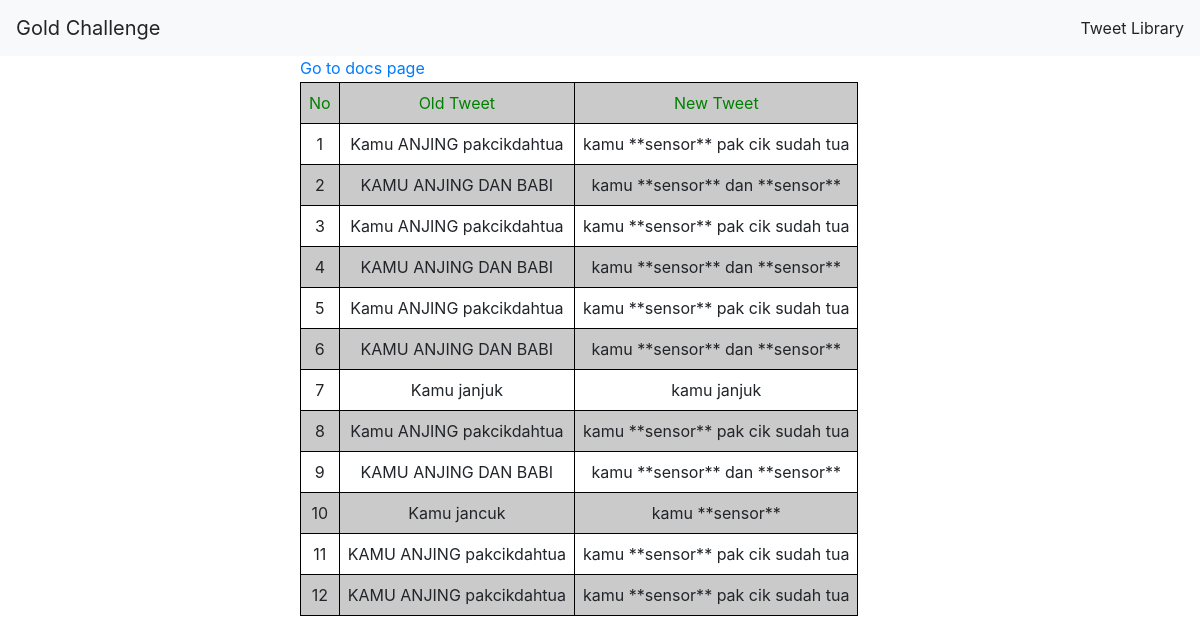
The page / on the database its author committed.
### tables this page shows
CREATE TABLE tweet_library (id INTEGER PRIMARY KEY AUTOINCREMENT, tweet varchar(255), new_tweet varchar(255));

### main.py (the view)
@app.route('/')
def home():
    conn = db_connection()
    posts = conn.execute('SELECT * FROM tweet_library').fetchall()
    conn.close()
    return render_template("index.html", posts = posts)

### main.py (called while the page is built)
def db_connection():
    conn = sqlite3.connect('sql.db', check_same_thread=False)
    c = conn.cursor()
    conn.execute('''CREATE TABLE IF NOT EXISTS tweet_library (id INTEGER PRIMARY KEY AUTOINCREMENT, tweet varchar(255), new_tweet varchar(255));''')
    conn.row_factory = sqlite3.Row
    return conn

### templates/index.html (shortened to what this page needs)
<!DOCTYPE html>
<html lang="en">
  <head>
    <link rel="stylesheet" href="https://cdn.jsdelivr.net/npm/bootstrap@4.0.0/dist/css/bootstrap.min.css" />
  </head>
  <body>
    <nav class="navbar navbar-light bg-light justify-content-between">
      <a class="navbar-brand">Gold Challenge</a>
      <form class="form-inline my-2 my-lg-0">Tweet Library</form>
    </nav>
    <div class="content">
      <a type="button" href="http://127.0.0.1:5000/docs/">Go to docs page</a>
      <table style="text-align: center">
        <th>
          <tr style="color: green">
            <td>No</td>
            <td>Old Tweet</td>
            <td>New Tweet</td>
          </tr>
        </th>
        {% set count = namespace(value=1) %}
        {%for i in posts%}
        <tr>
          <td>{{count.value}}</td>
          <td>{{i['tweet']}}</td>
          <td>{{i['new_tweet']}}</td>
        </tr>
        {% set count.value = count.value + 1 %} {%endfor%}
      </table>
    </div>
  </body>
</html>

### templates/index.html (style rules this page uses)
.content { max-width: 600px; margin: auto; }
tr:nth-of-type(2n) { border: 1px solid black; background-color: rgba(150, 150, 150, 0.5); }
td { padding: 8px 8px; border: 1px solid black; }

### rows shown on the page
tweet_library: value "1", tweet "Kamu ANJING pakcikdahtua", new_tweet "kamu **sensor** pak cik sudah tua"
tweet_library: value "2", tweet "KAMU ANJING DAN BABI", new_tweet "kamu **sensor** dan **sensor**"
tweet_library: value "3", tweet "Kamu ANJING pakcikdahtua", new_tweet "kamu **sensor** pak cik sudah tua"
tweet_library: value "4", tweet "KAMU ANJING DAN BABI", new_tweet "kamu **sensor** dan **sensor**"
tweet_library: value "5", tweet "Kamu ANJING pakcikdahtua", new_tweet "kamu **sensor** pak cik sudah tua"
tweet_library: value "6", tweet "KAMU ANJING DAN BABI", new_tweet "kamu **sensor** dan **sensor**"
tweet_library: value "7", tweet "Kamu janjuk", new_tweet "kamu janjuk"
tweet_library: value "8", tweet "Kamu ANJING pakcikdahtua", new_tweet "kamu **sensor** pak cik sudah tua"
tweet_library: value "9", tweet "KAMU ANJING DAN BABI", new_tweet "kamu **sensor** dan **sensor**"
tweet_library: value "10", tweet "Kamu jancuk", new_tweet "kamu **sensor**"
tweet_library: value "11", tweet "KAMU ANJING pakcikdahtua", new_tweet "kamu **sensor** pak cik sudah tua"
tweet_library: value "12", tweet "KAMU ANJING pakcikdahtua", new_tweet "kamu **sensor** pak cik sudah tua"
